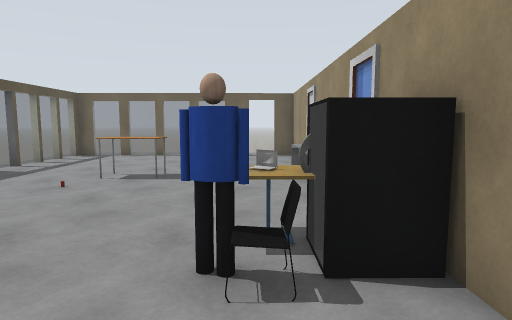
view 1 (above)

12 first-person views from a walk through a world built for the Gazebo simulator. The camera is 1.3 m above the floor, tilts 6° down and sees 75° across. The floor is counted in squares, 1 m on a side. Each view is taken from the middle of a square. On the plan, view 1 faces up. The plan holds only what a view shows up to about 14 squares ahead; the rest is blank. Simple patterns stand in for the simulator's built-in surfaces. Simple shapes stand in for some stock models.

view 2
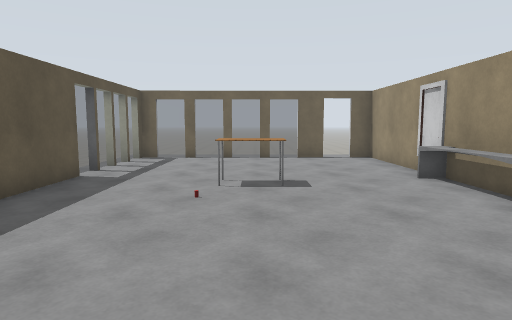

view 3
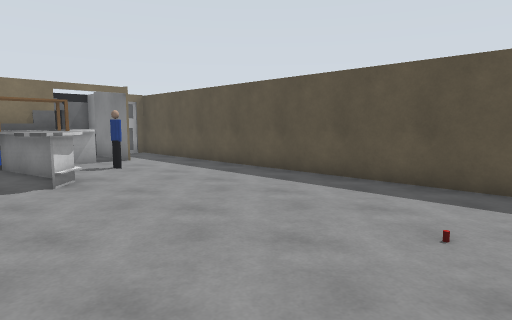

view 4
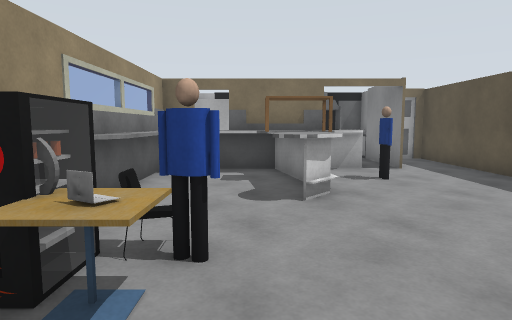

view 5
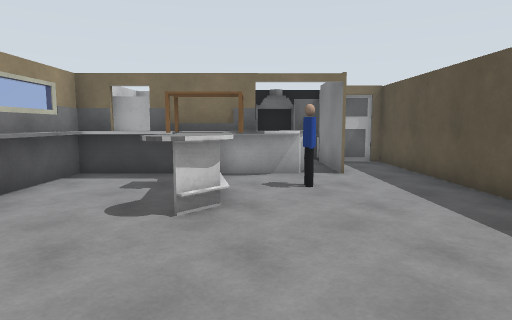

view 6
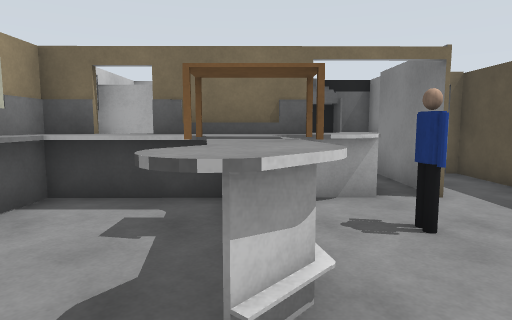

view 7
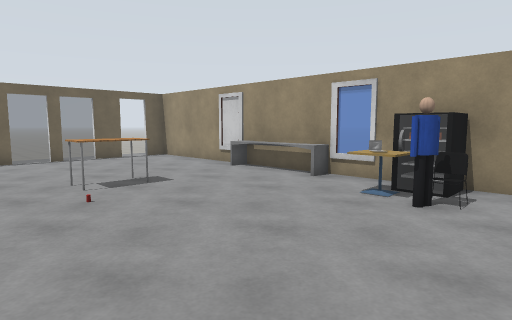

view 8
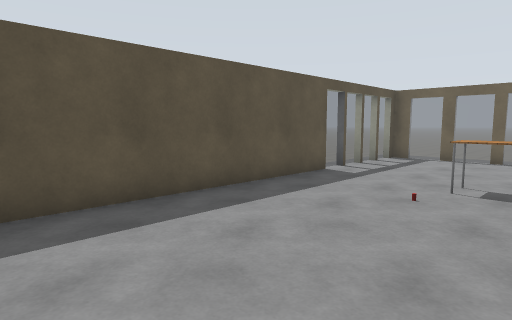

view 9
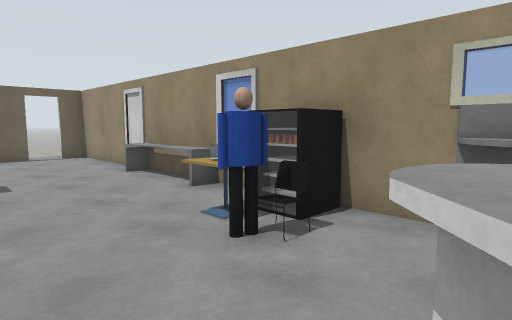

view 10
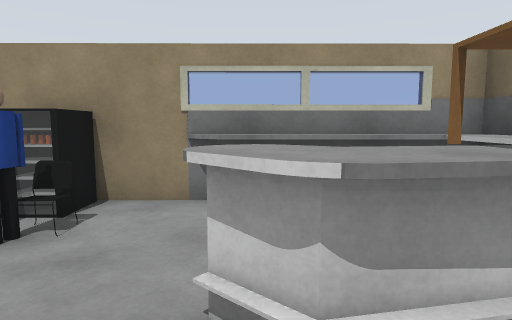

view 11
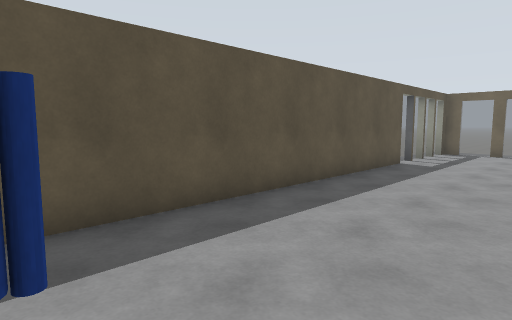

view 12
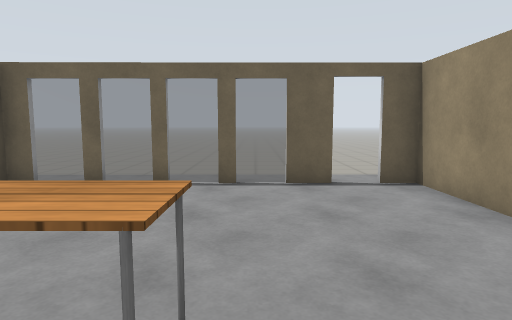

### Floor plan
Key: @ floor where view 1 was taken; # wall or solid block; . floor; = window, fence, low wall or low ledge; T table; C cafe table; P person; H chair; O other object.
Columns run from 10 left of view 1 to 2 right of it. Each row starts with its distance up from view 1.
 17   ..........
 16   ..........
 15  ...........
 14 ..##==#==#.##
 13 ..=.........#
 12  .=.........#
 11   =.........#
 10   =.........=
  9   #....T...=#
  8   #...TT...=#
  7   # ..O....=#
  6    #.......=#
  5    #........=
  4    #......C##
  3    #.....PH##
  2    #........#
  1    #........#
  0    #....=.@##
 -1    #....=..##
 -2    #..P.=T.##
 -3    #....=####
 -4    #.#=######
 -5    #.###  ###
 -6    #.#    ###
 -7    ###
 -8      ###

Positions as (right, up) in squares from view 1, and headings:
1: (0, 0), facing up
2: (-3, 1), facing up
3: (0, 8), facing down-left
4: (-1, 6), facing down
5: (-3, 5), facing down
6: (-2, 2), facing down
7: (-6, 1), facing up-right
8: (-2, 1), facing up-left
9: (-3, 0), facing up-right
10: (-4, 0), facing right
11: (-3, -2), facing up-left
12: (-2, 7), facing up
